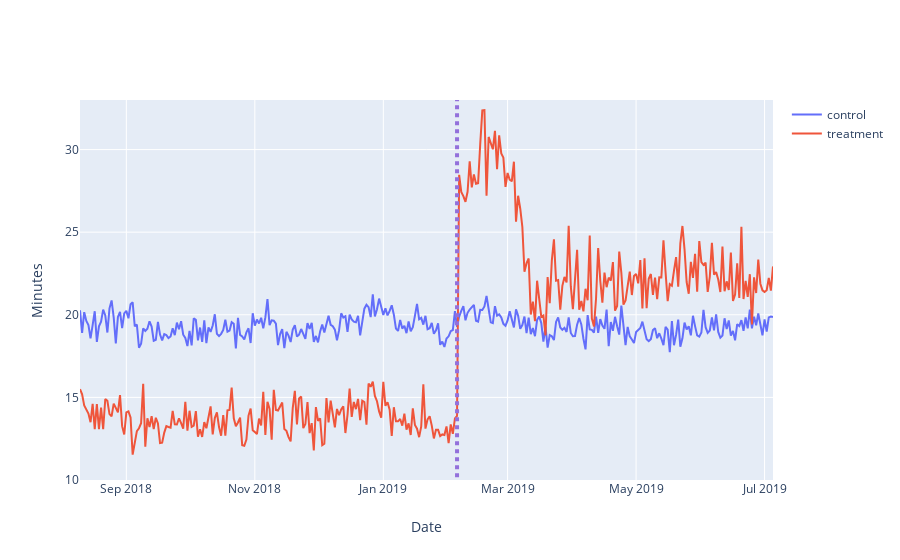

Source (notebook cell):
### Markdown cell above
## Two Lines

### Code cell
# Plot the mean time per day per variant (control/treatment)
fig = go.Figure()

# Control
fig.add_trace(
    go.Scatter(
        x=control['dt'],
        y=control['mean_total_active_mins'],
        mode='lines',
        name='control',
    )
)

# Treatment
fig.add_trace(
    go.Scatter(
        x=treatment['dt'],
        y=treatment['mean_total_active_mins'],
        mode='lines',
        name='treatment')
)

# Plot labels
fig.update_layout(title='',
                  xaxis_title='Date',
                  yaxis_title='Minutes',
                  annotations=[
                      
                  ],
                 shapes=[
                     go.layout.Shape(
                        type="line",
                        x0='2019-02-05',
                        y0=0,
                        x1='2019-02-05',
                        y1=35,
                        line=dict(
                            color="MediumPurple",
                            width=4,
                            dash="dot",
                            ))])

fig.update_yaxes(range=[10, 33])

fig.show()

### Figure 1 — Plotly figure (JSON) as saved in the notebook; plotly's stock layout.template omitted (floating-point values rounded to 4 significant figures; data arrays with more than 128 entries replaced by an {"elided": "..."} marker saying what was removed)
{"data": [{"mode": "lines", "name": "control", "type": "scatter", "x": {"elided": "330 str values"}, "y": {"elided": "330 float values"}}, {"mode": "lines", "name": "treatment", "type": "scatter", "x": {"elided": "330 str values"}, "y": {"elided": "330 float values"}}], "layout": {"shapes": [{"line": {"color": "MediumPurple", "dash": "dot", "width": 4}, "type": "line", "x0": "2019-02-05", "x1": "2019-02-05", "y0": 0, "y1": 35}], "title": {"text": ""}, "xaxis": {"autorange": true, "range": ["2018-08-10", "2019-07-05"], "title": {"text": "Date"}, "type": "date"}, "yaxis": {"range": [10, 33], "title": {"text": "Minutes"}, "type": "linear"}}}
